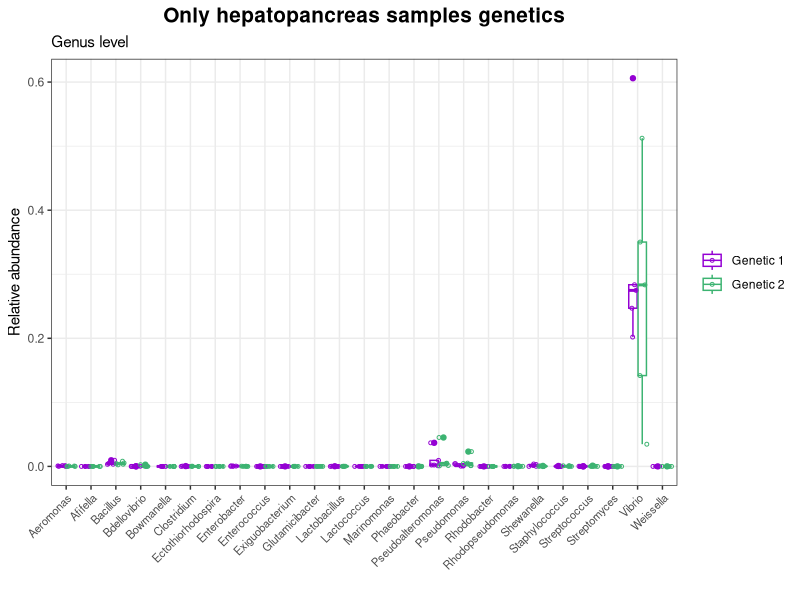
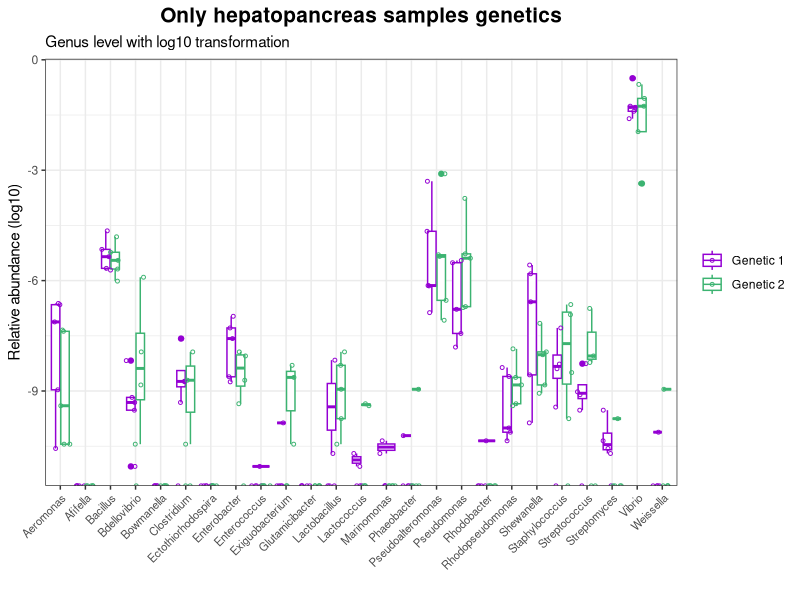
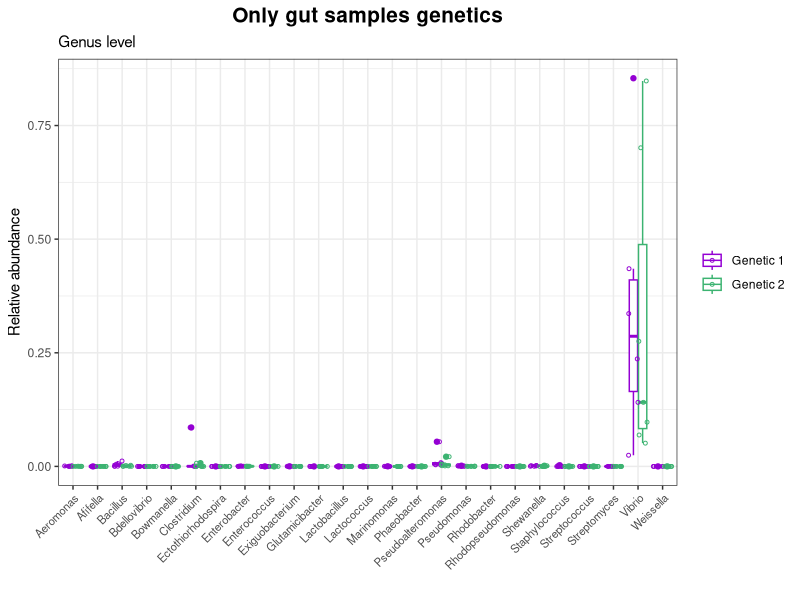
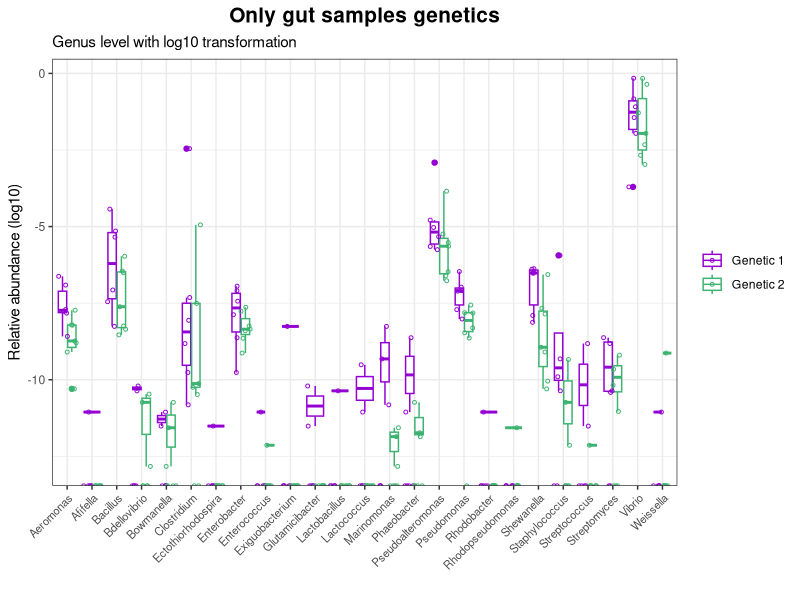
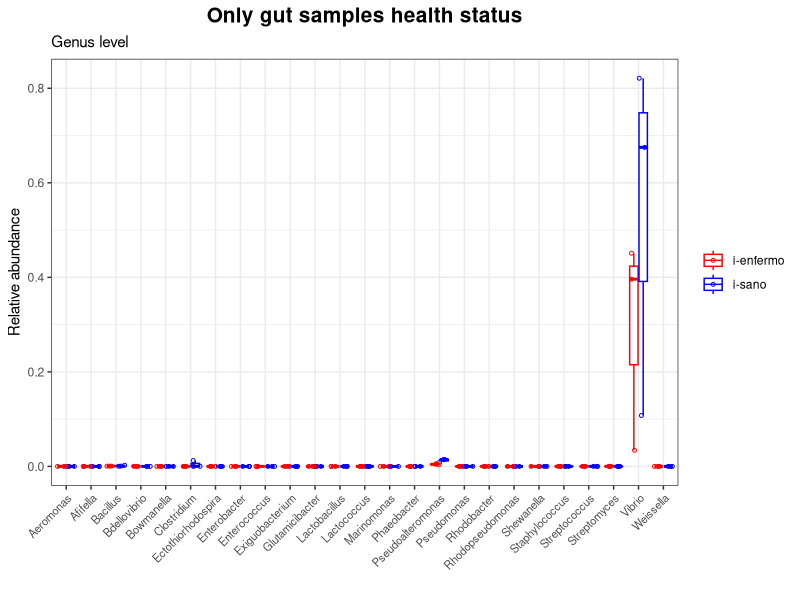
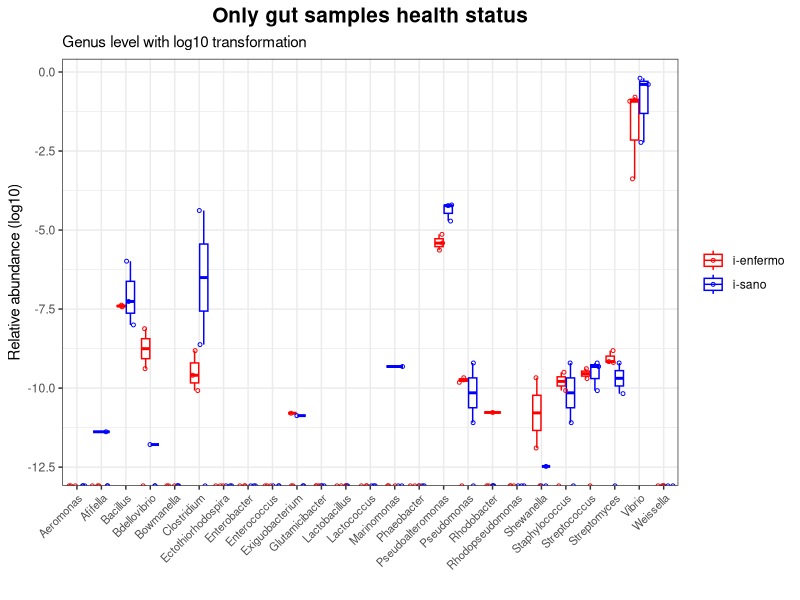
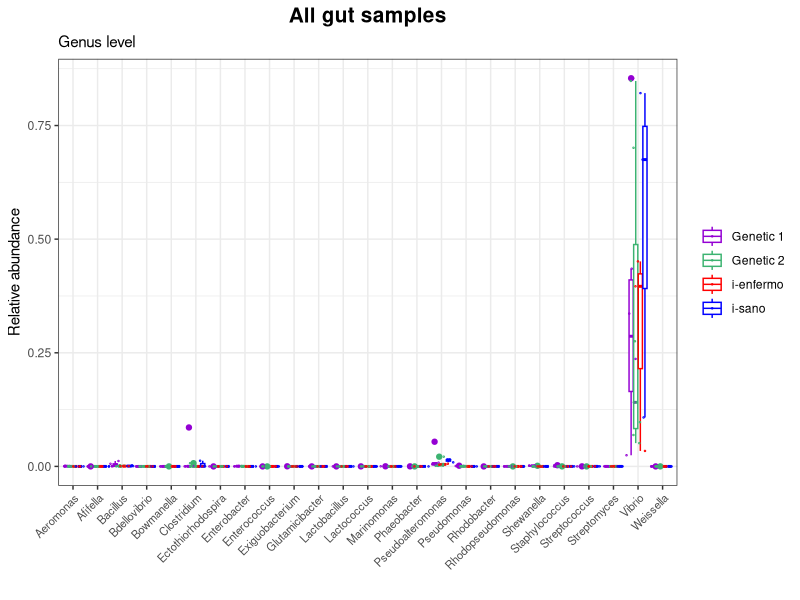
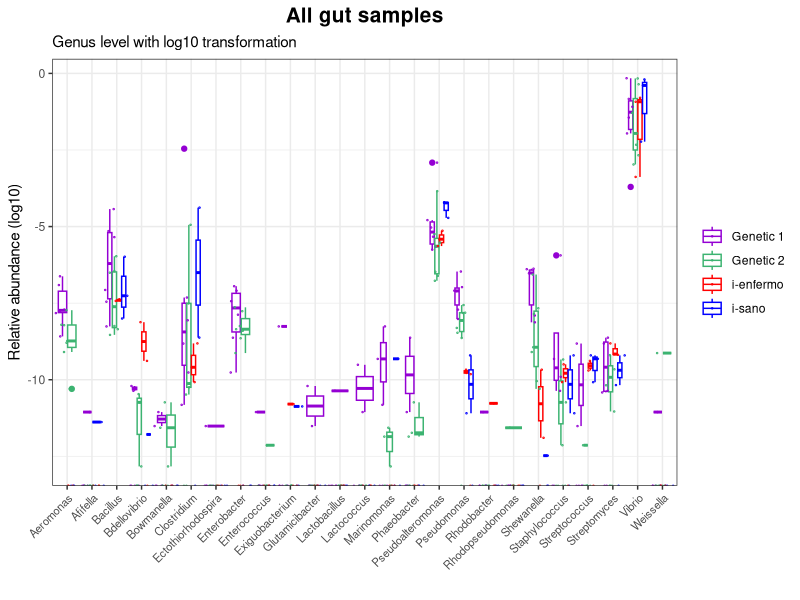

Reproduce these figures in R, in order.
## ---- chunk 1
knitr::opts_chunk$set(echo = TRUE)
library("optparse")
library("ggplot2")
library("reshape")
## ---- chunk 2
# Data input
hepatopancreas <- read.table("genus_hep.txt",
          header=TRUE,
          sep="\t")

# Reshape of matrix
hepatopancreas <- melt(hepatopancreas, id.vars=c("sample", "group"))

# Boxplot with genus
colors <- c("darkviolet", "mediumseagreen")
theme_set(theme_bw())

boxplot_hepatopancreas <- ggplot(hepatopancreas,
    aes(x = variable,
    y = value,
    fill=)) +
geom_boxplot(aes(color = group)) +
geom_point(aes(color = group),
    size = 1,
    shape = 21,
    position = position_jitterdodge()) +
labs(x="", 
    y="Relative abundance", 
    title="Only hepatopancreas samples genetics",
    subtitle = "Genus level") +
theme(legend.title = element_blank(),
    axis.text.x = element_text(size = 8,
                               hjust = 1,
                               angle = 45),
    plot.title = element_text(face = "bold",
    hjust = 0.5,
    size = 15)) +
scale_color_manual(values = colors)

boxplot_hepatopancreas

# log10 transformation
hepatopancreas$value=log(hepatopancreas$value)

# Boxplot with genus log10 transformation
colors <- c("darkviolet", "mediumseagreen")
theme_set(theme_bw())

boxplot_hepatopancreas_log10 <- ggplot(hepatopancreas,
    aes(x = variable,
    y = value,
    fill=)) +
geom_boxplot(aes(color = group)) +
geom_point(aes(color = group),
    size = 1,
    shape = 21,
    position = position_jitterdodge()) +
labs(x="", 
    y="Relative abundance (log10)", 
    title="Only hepatopancreas samples genetics",
    subtitle = "Genus level with log10 transformation") +
theme(legend.title = element_blank(),
    axis.text.x = element_text(size = 8,
                               hjust = 1,
                               angle = 45),
    plot.title = element_text(face = "bold",
    hjust = 0.5,
    size = 15)) +
scale_color_manual(values = colors)

boxplot_hepatopancreas_log10
## ---- chunk 3
# Data input
gut_genetics <- read.table("genus_gut_gen.txt",
          header=TRUE,
          sep="\t")

# Reshape of matrix
gut_genetics <- melt(gut_genetics, id.vars=c("sample", "group"))

# Boxplot with genus
colors <- c("darkviolet", "mediumseagreen")
theme_set(theme_bw())

boxplot_gut_genetics <- ggplot(gut_genetics,
    aes(x = variable,
    y = value,
    fill=)) +
geom_boxplot(aes(color = group)) +
geom_point(aes(color = group),
    size = 1,
    shape = 21,
    position = position_jitterdodge()) +
labs(x="", 
    y="Relative abundance", 
    title="Only gut samples genetics",
    subtitle = "Genus level") +
theme(legend.title = element_blank(),
    axis.text.x = element_text(size = 8,
                               hjust = 1,
                               angle = 45),
    plot.title = element_text(face = "bold",
    hjust = 0.5,
    size = 15)) +
scale_color_manual(values = colors)

boxplot_gut_genetics

# log10 transformation
gut_genetics$value=log(gut_genetics$value)

# Boxplot with genus log10 transformation
colors <- c("darkviolet", "mediumseagreen")
theme_set(theme_bw())

boxplot_gut_genetics_log10 <- ggplot(gut_genetics,
    aes(x = variable,
    y = value,
    fill=)) +
geom_boxplot(aes(color = group)) +
geom_point(aes(color = group),
    size = 1,
    shape = 21,
    position = position_jitterdodge()) +
labs(x="", 
    y="Relative abundance (log10)", 
    title="Only gut samples genetics",
    subtitle = "Genus level with log10 transformation") +
theme(legend.title = element_blank(),
    axis.text.x = element_text(size = 8,
                               hjust = 1,
                               angle = 45),
    plot.title = element_text(face = "bold",
    hjust = 0.5,
    size = 15)) +
scale_color_manual(values = colors)

boxplot_gut_genetics_log10
## ---- chunk 4
# Data input
gut_health <- read.table("genus_gut_health.txt",
          header=TRUE,
          sep="\t")

# Reshape of matrix
gut_health <- melt(gut_health, id.vars=c("sample", "group"))

# Boxplot with genus
colors <- c("red", "blue")
theme_set(theme_bw())

boxplot_gut_health <- ggplot(gut_health,
    aes(x = variable,
    y = value,
    fill=)) +
geom_boxplot(aes(color = group)) +
geom_point(aes(color = group),
    size = 1,
    shape = 21,
    position = position_jitterdodge()) +
labs(x="", 
    y="Relative abundance", 
    title="Only gut samples health status",
    subtitle = "Genus level") +
theme(legend.title = element_blank(),
    axis.text.x = element_text(size = 8,
                               hjust = 1,
                               angle = 45),
    plot.title = element_text(face = "bold",
    hjust = 0.5,
    size = 15)) +
scale_color_manual(values = colors)

boxplot_gut_health

# log10 transformation
gut_health$value=log(gut_health$value)

# Boxplot with genus log10 transformation
colors <- c("red", "blue")
theme_set(theme_bw())

boxplot_gut_health_log10 <- ggplot(gut_health,
    aes(x = variable,
    y = value,
    fill=)) +
geom_boxplot(aes(color = group)) +
geom_point(aes(color = group),
    size = 1,
    shape = 21,
    position = position_jitterdodge()) +
labs(x="", 
    y="Relative abundance (log10)", 
    title="Only gut samples health status",
    subtitle = "Genus level with log10 transformation") +
theme(legend.title = element_blank(),
    axis.text.x = element_text(size = 8,
                               hjust = 1,
                               angle = 45),
    plot.title = element_text(face = "bold",
    hjust = 0.5,
    size = 15)) +
scale_color_manual(values = colors)

boxplot_gut_health_log10
## ---- chunk 5
# Data input
gut_allsamples <- read.table("genus_gut_allsamples.txt",
          header=TRUE,
          sep="\t")

# Reshape of matrix
gut_allsamples <- melt(gut_allsamples, id.vars=c("sample", "group"))

# Boxplot with genus
colors <- c("darkviolet", "mediumseagreen", "red", "blue")
theme_set(theme_bw())

boxplot_gut_allsamples <- ggplot(gut_allsamples,
    aes(x = variable,
    y = value,
    fill=)) +
geom_boxplot(aes(color = group)) +
geom_point(aes(color = group),
    size = 0.2,
    shape = 21,
    position = position_jitterdodge()) +
labs(x="", 
    y="Relative abundance", 
    title="All gut samples",
    subtitle = "Genus level") +
theme(legend.title = element_blank(),
    axis.text.x = element_text(size = 8,
                               hjust = 1,
                               angle = 45),
    plot.title = element_text(face = "bold",
    hjust = 0.5,
    size = 15)) +
scale_color_manual(values = colors)

boxplot_gut_allsamples

# log10 transformation
gut_allsamples$value=log(gut_allsamples$value)

# Boxplot with genus log10 transformation
colors <- c("darkviolet", "mediumseagreen", "red", "blue")
theme_set(theme_bw())

boxplot_gut_allsamples_log10 <- ggplot(gut_allsamples,
    aes(x = variable,
    y = value,
    fill=)) +
geom_boxplot(aes(color = group)) +
geom_point(aes(color = group),
    size = 0.2,
    shape = 21,
    position = position_jitterdodge()) +
labs(x="", 
    y="Relative abundance (log10)", 
    title="All gut samples",
    subtitle = "Genus level with log10 transformation") +
theme(legend.title = element_blank(),
    axis.text.x = element_text(size = 8,
                               hjust = 1,
                               angle = 45),
    plot.title = element_text(face = "bold",
    hjust = 0.5,
    size = 15)) +
scale_color_manual(values = colors)

boxplot_gut_allsamples_log10
## ---- chunk 6
# Data input
allsamples <- read.table("genus_allsamples.txt",
          header=TRUE,
          sep="\t")

# Reshape of matrix
allsamples <- melt(allsamples, id.vars=c("sample", "group"))

# Boxplot with genus
colors <- c("darkviolet", "mediumseagreen", "red", "darkviolet", "mediumseagreen", "blue")
theme_set(theme_bw())

boxplot_allsamples <- ggplot(allsamples,
    aes(x = variable,
    y = value,
    fill=)) +
geom_boxplot(aes(color = group)) +
geom_point(aes(color = group),
    size = 0.2,
    shape = 21,
    position = position_jitterdodge()) +
labs(x="", 
    y="Relative abundance", 
    title="All samples",
    subtitle = "Genus level") +
theme(legend.title = element_blank(),
    axis.text.x = element_text(size = 8,
                               hjust = 1,
                               angle = 45),
    plot.title = element_text(face = "bold",
    hjust = 0.5,
    size = 15)) +
scale_color_manual(values = colors)

boxplot_allsamples

# log10 transformation
allsamples$value=log(allsamples$value)

# Boxplot with genus log10 transformation
colors <- c("darkviolet", "mediumseagreen", "red", "darkviolet", "mediumseagreen", "blue")
theme_set(theme_bw())

boxplot_allsamples_log10 <- ggplot(allsamples,
    aes(x = variable,
    y = value,
    fill=)) +
geom_boxplot(aes(color = group)) +
geom_point(aes(color = group),
    size = 0.2,
    shape = 21,
    position = position_jitterdodge()) +
labs(x="", 
    y="Relative abundance (log10)", 
    title="All samples",
    subtitle = "Genus level with log10 transformation") +
theme(legend.title = element_blank(),
    axis.text.x = element_text(size = 8,
                               hjust = 1,
                               angle = 45),
    plot.title = element_text(face = "bold",
    hjust = 0.5,
    size = 15)) +
scale_color_manual(values = colors)

boxplot_allsamples_log10
## ---- chunk 7
# Data input
hepatopancreas <- read.table("species_hep.txt",
                             header=TRUE,
                             sep="\t")

# Reshape of matrix
hepatopancreas <- melt(hepatopancreas, id.vars=c("sample", "group"))

# Boxplot with species
colors <- c("darkviolet", "mediumseagreen")
theme_set(theme_bw())

boxplot_hepatopancreas <- ggplot(hepatopancreas,
                                 aes(x = variable,
                                     y = value,
                                     fill=)) +
  geom_boxplot(aes(color = group)) +
  geom_point(aes(color = group),
             size = 1,
             shape = 21,
             position = position_jitterdodge()) +
  labs(x="", 
       y="Relative abundance", 
       title="Only hepatopancreas samples genetics",
       subtitle = "Species level") +
  theme(legend.title = element_blank(),
        axis.text.x = element_text(size = 8,
                                   hjust = 1,
                                   angle = 45),
        plot.title = element_text(face = "bold",
                                  hjust = 0.5,
                                  size = 15)) +
  scale_color_manual(values = colors)

boxplot_hepatopancreas

# log10 transformation
hepatopancreas$value=log(hepatopancreas$value)

# Boxplot with species log10 transformation
colors <- c("darkviolet", "mediumseagreen")
theme_set(theme_bw())

boxplot_hepatopancreas_log10 <- ggplot(hepatopancreas,
                                       aes(x = variable,
                                           y = value,
                                           fill=)) +
  geom_boxplot(aes(color = group)) +
  geom_point(aes(color = group),
             size = 1,
             shape = 21,
             position = position_jitterdodge()) +
  labs(x="", 
       y="Relative abundance (log10)", 
       title="Only hepatopancreas samples genetics",
       subtitle = "Species level with log10 transformation") +
  theme(legend.title = element_blank(),
        axis.text.x = element_text(size = 8,
                                   hjust = 1,
                                   angle = 45),
        plot.title = element_text(face = "bold",
                                  hjust = 0.5,
                                  size = 15)) +
  scale_color_manual(values = colors)

boxplot_hepatopancreas_log10
## ---- chunk 8
# Data input
gut_genetics <- read.table("species_gut_gen.txt",
                           header=TRUE,
                           sep="\t")

# Reshape of matrix
gut_genetics <- melt(gut_genetics, id.vars=c("sample", "group"))

# Boxplot with species
colors <- c("darkviolet", "mediumseagreen")
theme_set(theme_bw())

boxplot_gut_genetics <- ggplot(gut_genetics,
                               aes(x = variable,
                                   y = value,
                                   fill=)) +
  geom_boxplot(aes(color = group)) +
  geom_point(aes(color = group),
             size = 1,
             shape = 21,
             position = position_jitterdodge()) +
  labs(x="", 
       y="Relative abundance", 
       title="Only gut samples genetics",
       subtitle = "Species level") +
  theme(legend.title = element_blank(),
        axis.text.x = element_text(size = 8,
                                   hjust = 1,
                                   angle = 45),
        plot.title = element_text(face = "bold",
                                  hjust = 0.5,
                                  size = 15)) +
  scale_color_manual(values = colors)

boxplot_gut_genetics

# log10 transformation
gut_genetics$value=log(gut_genetics$value)

# Boxplot with species log10 transformation
colors <- c("darkviolet", "mediumseagreen")
theme_set(theme_bw())

boxplot_gut_genetics_log10 <- ggplot(gut_genetics,
                                     aes(x = variable,
                                         y = value,
                                         fill=)) +
  geom_boxplot(aes(color = group)) +
  geom_point(aes(color = group),
             size = 1,
             shape = 21,
             position = position_jitterdodge()) +
  labs(x="", 
       y="Relative abundance (log10)", 
       title="Only gut samples genetics",
       subtitle = "Species level with log10 transformation") +
  theme(legend.title = element_blank(),
        axis.text.x = element_text(size = 8,
                                   hjust = 1,
                                   angle = 45),
        plot.title = element_text(face = "bold",
                                  hjust = 0.5,
                                  size = 15)) +
  scale_color_manual(values = colors)

boxplot_gut_genetics_log10
## ---- chunk 9
# Data input
gut_health <- read.table("species_gut_health.txt",
                         header=TRUE,
                         sep="\t")

# Reshape of matrix
gut_health <- melt(gut_health, id.vars=c("sample", "group"))

# Boxplot with species
colors <- c("red", "blue")
theme_set(theme_bw())

boxplot_gut_health <- ggplot(gut_health,
                             aes(x = variable,
                                 y = value,
                                 fill=)) +
  geom_boxplot(aes(color = group)) +
  geom_point(aes(color = group),
             size = 1,
             shape = 21,
             position = position_jitterdodge()) +
  labs(x="", 
       y="Relative abundance", 
       title="Only gut samples health status",
       subtitle = "Species level") +
  theme(legend.title = element_blank(),
        axis.text.x = element_text(size = 8,
                                   hjust = 1,
                                   angle = 45),
        plot.title = element_text(face = "bold",
                                  hjust = 0.5,
                                  size = 15)) +
  scale_color_manual(values = colors)

boxplot_gut_health

# log10 transformation
gut_health$value=log(gut_health$value)

# Boxplot with species log10 transformation
colors <- c("red", "blue")
theme_set(theme_bw())

boxplot_gut_health_log10 <- ggplot(gut_health,
                                   aes(x = variable,
                                       y = value,
                                       fill=)) +
  geom_boxplot(aes(color = group)) +
  geom_point(aes(color = group),
             size = 1,
             shape = 21,
             position = position_jitterdodge()) +
  labs(x="", 
       y="Relative abundance (log10)", 
       title="Only gut samples health status",
       subtitle = "Species level with log10 transformation") +
  theme(legend.title = element_blank(),
        axis.text.x = element_text(size = 8,
                                   hjust = 1,
                                   angle = 45),
        plot.title = element_text(face = "bold",
                                  hjust = 0.5,
                                  size = 15)) +
  scale_color_manual(values = colors)

boxplot_gut_health_log10
## ---- chunk 10
# Data input
gut_allsamples <- read.table("species_gut_allsamples.txt",
                             header=TRUE,
                             sep="\t")

# Reshape of matrix
gut_allsamples <- melt(gut_allsamples, id.vars=c("sample", "group"))

# Boxplot with species
colors <- c("darkviolet", "mediumseagreen", "red", "blue")
theme_set(theme_bw())

boxplot_gut_allsamples <- ggplot(gut_allsamples,
                                 aes(x = variable,
                                     y = value,
                                     fill=)) +
  geom_boxplot(aes(color = group)) +
  geom_point(aes(color = group),
             size = 0.2,
             shape = 21,
             position = position_jitterdodge()) +
  labs(x="", 
       y="Relative abundance", 
       title="All gut samples",
       subtitle = "Species level") +
  theme(legend.title = element_blank(),
        axis.text.x = element_text(size = 8,
                                   hjust = 1,
                                   angle = 45),
        plot.title = element_text(face = "bold",
                                  hjust = 0.5,
                                  size = 15)) +
  scale_color_manual(values = colors)

boxplot_gut_allsamples

# log10 transformation
gut_allsamples$value=log(gut_allsamples$value)

# Boxplot with species log10 transformation
colors <- c("darkviolet", "mediumseagreen", "red", "blue")
theme_set(theme_bw())

boxplot_gut_allsamples_log10 <- ggplot(gut_allsamples,
                                       aes(x = variable,
                                           y = value,
                                           fill=)) +
  geom_boxplot(aes(color = group)) +
  geom_point(aes(color = group),
             size = 0.2,
             shape = 21,
             position = position_jitterdodge()) +
  labs(x="", 
       y="Relative abundance (log10)", 
       title="All gut samples",
       subtitle = "Species level with log10 transformation") +
  theme(legend.title = element_blank(),
        axis.text.x = element_text(size = 8,
                                   hjust = 1,
                                   angle = 45),
        plot.title = element_text(face = "bold",
                                  hjust = 0.5,
                                  size = 15)) +
  scale_color_manual(values = colors)

boxplot_gut_allsamples_log10
## ---- chunk 11
# Data input
allsamples <- read.table("species_allsamples.txt",
                         header=TRUE,
                         sep="\t")

# Reshape of matrix
allsamples <- melt(allsamples, id.vars=c("sample", "group"))

# Boxplot with species
colors <- c("darkviolet", "mediumseagreen", "red", "darkviolet", "mediumseagreen", "blue")
theme_set(theme_bw())

boxplot_allsamples <- ggplot(allsamples,
                             aes(x = variable,
                                 y = value,
                                 fill=)) +
  geom_boxplot(aes(color = group)) +
  geom_point(aes(color = group),
             size = 0.2,
             shape = 21,
             position = position_jitterdodge()) +
  labs(x="", 
       y="Relative abundance", 
       title="All samples",
       subtitle = "Species level") +
  theme(legend.title = element_blank(),
        axis.text.x = element_text(size = 8,
                                   hjust = 1,
                                   angle = 45),
        plot.title = element_text(face = "bold",
                                  hjust = 0.5,
                                  size = 15)) +
  scale_color_manual(values = colors)

boxplot_allsamples

# log10 transformation
allsamples$value=log(allsamples$value)

# Boxplot with species log10 transformation
colors <- c("darkviolet", "mediumseagreen", "red", "darkviolet", "mediumseagreen", "blue")
theme_set(theme_bw())

boxplot_allsamples_log10 <- ggplot(allsamples,
                                   aes(x = variable,
                                       y = value,
                                       fill=)) +
  geom_boxplot(aes(color = group)) +
  geom_point(aes(color = group),
             size = 0.2,
             shape = 21,
             position = position_jitterdodge()) +
  labs(x="", 
       y="Relative abundance (log10)", 
       title="All samples",
       subtitle = "Species level with log10 transformation") +
  theme(legend.title = element_blank(),
        axis.text.x = element_text(size = 8,
                                   hjust = 1,
                                   angle = 45),
        plot.title = element_text(face = "bold",
                                  hjust = 0.5,
                                  size = 15)) +
  scale_color_manual(values = colors)

boxplot_allsamples_log10
